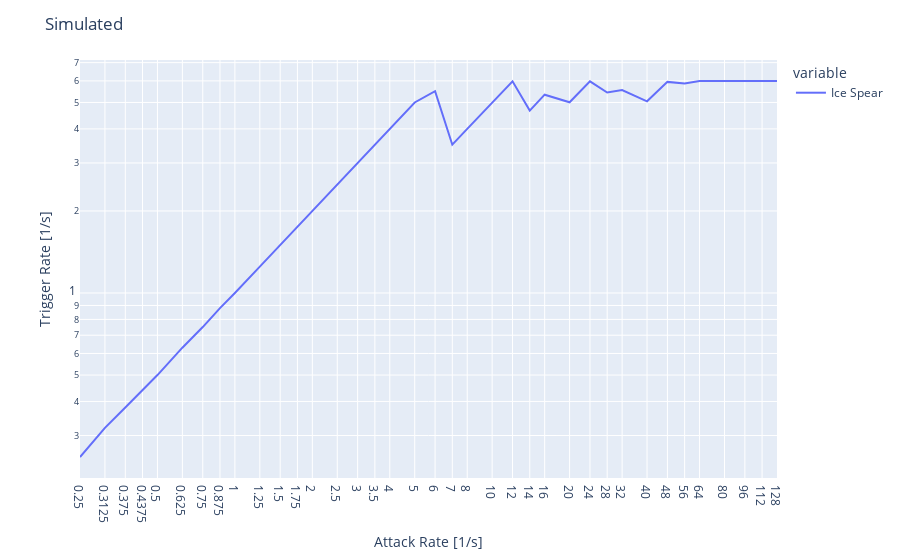
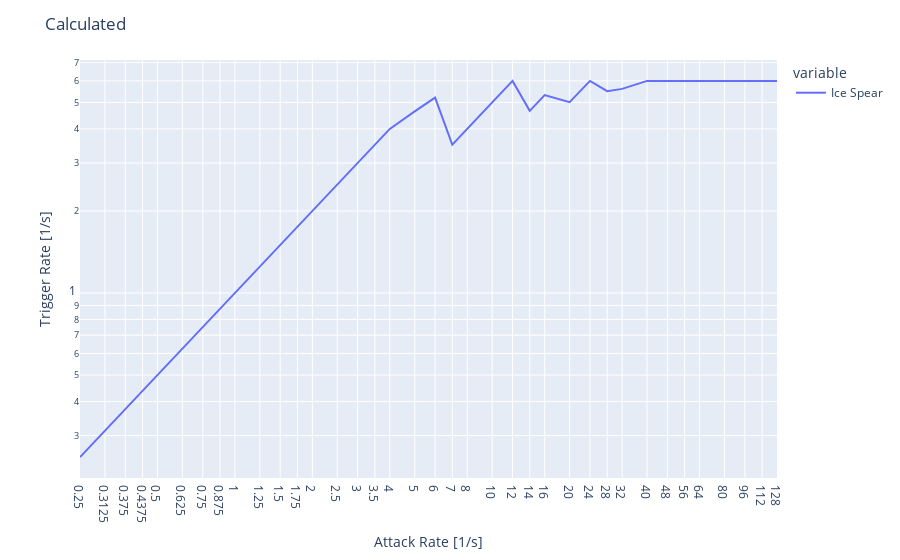
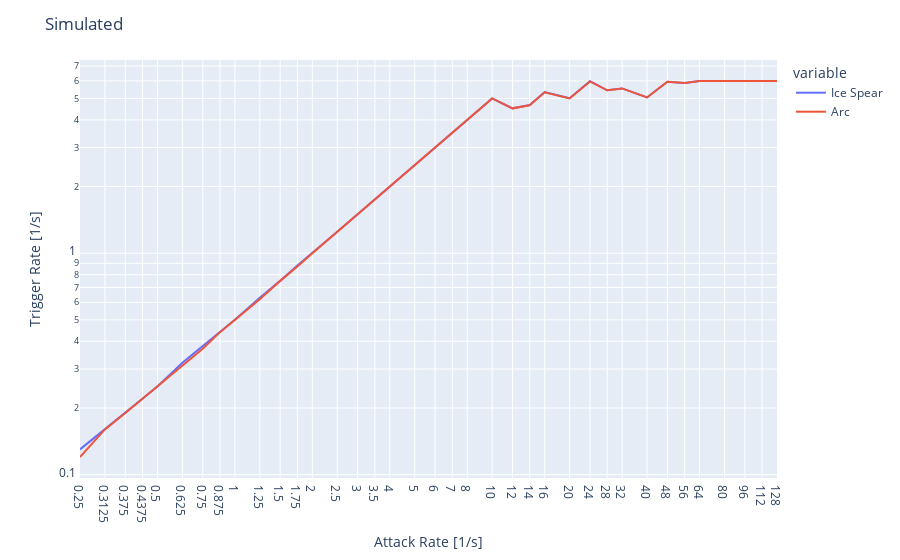
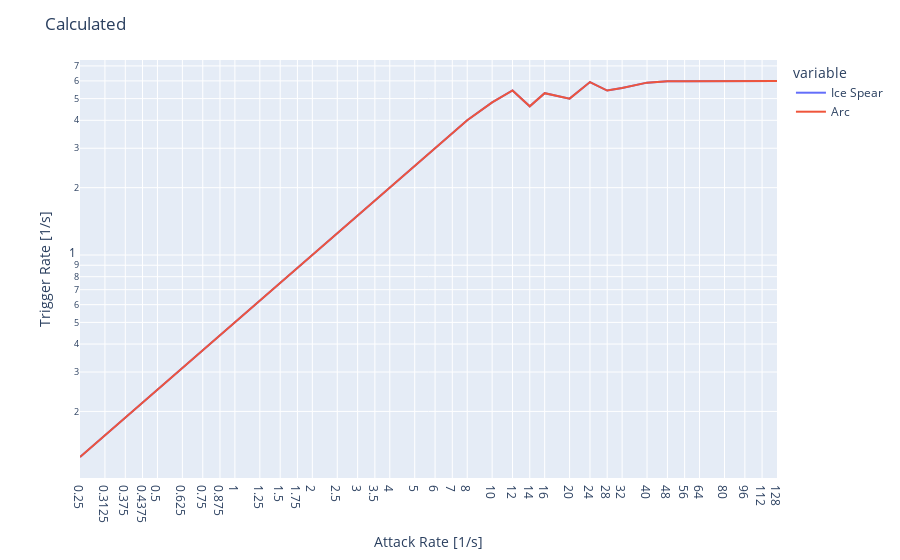

Here is the notebook cell these charts were saved with, in order:
### Code cell
from multiprocessing import Pool
import plotly.express as px
import pandas as pd

from skill_rota_worker import *

def test_variety():
  """ compares a variety of skill sets"""
  skill_sets = [
    [Skill('Ice Spear', 0)],
    [Skill('Ice Spear', 0), Skill('Arc', 0)],
    [Skill('Frost Bomb', 2.5), Skill('Arc', 0)],
    [Skill('Ice Spear', 0), Skill('Frost Bomb', 2.5)],
    [Skill('Frost Bomb', 2.5), Skill('Arc', 0), Skill('Ice Spear', 0)],
  ]
  atk_rates = subsample([.25, .5, 1, 2, 4, 8, 16, 32, 64, 128], depth=2)

  for skills in skill_sets:
    plot_skills(skills, atk_rates)

def test_interesting():
  """ compares interesting parts a skill set """
  skills = [Skill('Ice Spear', 0)]
  atk_rates = subsample([4, 8, 16, 32, 64], depth=6)
  plot_skills(skills, atk_rates)

if __name__ == "__main__":
  pd.options.plotting.backend = "plotly"
  test_variety()
  #test_interesting()

### Figure 1 — Plotly figure (JSON) as saved in the notebook; plotly's stock layout.template omitted (floating-point values rounded to 4 significant figures)
{"data": [{"hovertemplate": "variable=Ice Spear<br>index=%{x}<br>value=%{y}<extra></extra>", "legendgroup": "Ice Spear", "line": {"color": "#636efa", "dash": "solid"}, "marker": {"symbol": "circle"}, "mode": "lines", "name": "Ice Spear", "orientation": "v", "showlegend": true, "type": "scatter", "x": [0.25, 0.3125, 0.375, 0.4375, 0.5, 0.625, 0.75, 0.875, 1, 1.25, 1.5, 1.75, 2, 2.5, 3, 3.5, 4, 5, 6, 7, 8, 10, 12, 14, 16, 20, 24, 28, 32, 40, 48, 56, 64, 80, 96, 112, 128], "xaxis": "x", "y": [0.25, 0.32, 0.38, 0.44, 0.5, 0.63, 0.75, 0.88, 1.0, 1.25, 1.5, 1.75, 2.0, 2.5, 3.0, 3.5, 4.0, 5.0, 5.5, 3.5, 4.0, 5.0, 5.98, 4.67, 5.34, 5.01, 5.98, 5.44, 5.55, 5.05, 5.95, 5.87, 6.0, 6.0, 6.0, 6.0, 6.0], "yaxis": "y"}], "layout": {"legend": {"title": {"text": "variable"}, "tracegroupgap": 0}, "margin": {"t": 60}, "title": {"text": "Simulated"}, "xaxis": {"anchor": "y", "domain": [0, 1], "tickvals": [0.25, 0.3125, 0.375, 0.4375, 0.5, 0.625, 0.75, 0.875, 1, 1.25, 1.5, 1.75, 2, 2.5, 3, 3.5, 4, 5, 6, 7, 8, 10, 12, 14, 16, 20, 24, 28, 32, 40, 48, 56, 64, 80, 96, 112, 128], "title": {"text": "Attack Rate [1/s]"}, "type": "log"}, "yaxis": {"anchor": "x", "domain": [0, 1], "title": {"text": "Trigger Rate [1/s]"}, "type": "log"}}}

### Figure 2 — Plotly figure (JSON) as saved in the notebook; plotly's stock layout.template omitted (floating-point values rounded to 4 significant figures)
{"data": [{"hovertemplate": "variable=Ice Spear<br>index=%{x}<br>value=%{y}<extra></extra>", "legendgroup": "Ice Spear", "line": {"color": "#636efa", "dash": "solid"}, "marker": {"symbol": "circle"}, "mode": "lines", "name": "Ice Spear", "orientation": "v", "showlegend": true, "type": "scatter", "x": [0.25, 0.3125, 0.375, 0.4375, 0.5, 0.625, 0.75, 0.875, 1, 1.25, 1.5, 1.75, 2, 2.5, 3, 3.5, 4, 5, 6, 7, 8, 10, 12, 14, 16, 20, 24, 28, 32, 40, 48, 56, 64, 80, 96, 112, 128], "xaxis": "x", "y": [0.25, 0.3125, 0.375, 0.4375, 0.5, 0.625, 0.75, 0.875, 1, 1.25, 1.5, 1.75, 2, 2.5, 3, 3.5, 4, 4.637, 5.211, 3.498, 4, 4.987, 6, 4.659, 5.323, 5.013, 6, 5.5, 5.609, 6, 6, 6, 6, 6, 6, 6, 6], "yaxis": "y"}], "layout": {"legend": {"title": {"text": "variable"}, "tracegroupgap": 0}, "margin": {"t": 60}, "title": {"text": "Calculated"}, "xaxis": {"anchor": "y", "domain": [0, 1], "tickvals": [0.25, 0.3125, 0.375, 0.4375, 0.5, 0.625, 0.75, 0.875, 1, 1.25, 1.5, 1.75, 2, 2.5, 3, 3.5, 4, 5, 6, 7, 8, 10, 12, 14, 16, 20, 24, 28, 32, 40, 48, 56, 64, 80, 96, 112, 128], "title": {"text": "Attack Rate [1/s]"}, "type": "log"}, "yaxis": {"anchor": "x", "domain": [0, 1], "title": {"text": "Trigger Rate [1/s]"}, "type": "log"}}}

### Figure 3 — Plotly figure (JSON) as saved in the notebook; plotly's stock layout.template omitted (floating-point values rounded to 4 significant figures)
{"data": [{"hovertemplate": "variable=Ice Spear<br>index=%{x}<br>value=%{y}<extra></extra>", "legendgroup": "Ice Spear", "line": {"color": "#636efa", "dash": "solid"}, "marker": {"symbol": "circle"}, "mode": "lines", "name": "Ice Spear", "orientation": "v", "showlegend": true, "type": "scatter", "x": [0.25, 0.3125, 0.375, 0.4375, 0.5, 0.625, 0.75, 0.875, 1, 1.25, 1.5, 1.75, 2, 2.5, 3, 3.5, 4, 5, 6, 7, 8, 10, 12, 14, 16, 20, 24, 28, 32, 40, 48, 56, 64, 80, 96, 112, 128], "xaxis": "x", "y": [0.13, 0.16, 0.19, 0.22, 0.25, 0.32, 0.38, 0.44, 0.5, 0.63, 0.75, 0.88, 1.0, 1.25, 1.5, 1.75, 2.0, 2.5, 3.0, 3.5, 4.0, 5.0, 4.51, 4.67, 5.34, 5.01, 5.98, 5.44, 5.55, 5.05, 5.95, 5.87, 6.0, 6.0, 6.0, 6.0, 6.0], "yaxis": "y"}, {"hovertemplate": "variable=Arc<br>index=%{x}<br>value=%{y}<extra></extra>", "legendgroup": "Arc", "line": {"color": "#EF553B", "dash": "solid"}, "marker": {"symbol": "circle"}, "mode": "lines", "name": "Arc", "orientation": "v", "showlegend": true, "type": "scatter", "x": [0.25, 0.3125, 0.375, 0.4375, 0.5, 0.625, 0.75, 0.875, 1, 1.25, 1.5, 1.75, 2, 2.5, 3, 3.5, 4, 5, 6, 7, 8, 10, 12, 14, 16, 20, 24, 28, 32, 40, 48, 56, 64, 80, 96, 112, 128], "xaxis": "x", "y": [0.12, 0.16, 0.19, 0.22, 0.25, 0.31, 0.37, 0.44, 0.5, 0.62, 0.75, 0.87, 1.0, 1.25, 1.5, 1.75, 2.0, 2.5, 3.0, 3.5, 4.0, 5.0, 4.51, 4.66, 5.33, 5.0, 5.97, 5.44, 5.55, 5.05, 5.95, 5.87, 6.0, 6.0, 6.0, 6.0, 6.0], "yaxis": "y"}], "layout": {"legend": {"title": {"text": "variable"}, "tracegroupgap": 0}, "margin": {"t": 60}, "title": {"text": "Simulated"}, "xaxis": {"anchor": "y", "domain": [0, 1], "tickvals": [0.25, 0.3125, 0.375, 0.4375, 0.5, 0.625, 0.75, 0.875, 1, 1.25, 1.5, 1.75, 2, 2.5, 3, 3.5, 4, 5, 6, 7, 8, 10, 12, 14, 16, 20, 24, 28, 32, 40, 48, 56, 64, 80, 96, 112, 128], "title": {"text": "Attack Rate [1/s]"}, "type": "log"}, "yaxis": {"anchor": "x", "domain": [0, 1], "title": {"text": "Trigger Rate [1/s]"}, "type": "log"}}}

### Figure 4 — Plotly figure (JSON) as saved in the notebook; plotly's stock layout.template omitted (floating-point values rounded to 4 significant figures)
{"data": [{"hovertemplate": "variable=Ice Spear<br>index=%{x}<br>value=%{y}<extra></extra>", "legendgroup": "Ice Spear", "line": {"color": "#636efa", "dash": "solid"}, "marker": {"symbol": "circle"}, "mode": "lines", "name": "Ice Spear", "orientation": "v", "showlegend": true, "type": "scatter", "x": [0.25, 0.3125, 0.375, 0.4375, 0.5, 0.625, 0.75, 0.875, 1, 1.25, 1.5, 1.75, 2, 2.5, 3, 3.5, 4, 5, 6, 7, 8, 10, 12, 14, 16, 20, 24, 28, 32, 40, 48, 56, 64, 80, 96, 112, 128], "xaxis": "x", "y": [0.125, 0.1562, 0.1875, 0.2188, 0.25, 0.3125, 0.375, 0.4375, 0.5, 0.625, 0.75, 0.875, 1, 1.25, 1.5, 1.75, 2, 2.5, 3, 3.5, 4, 4.813, 5.438, 4.62, 5.289, 5.0, 5.929, 5.432, 5.583, 5.894, 5.982, 5.982, 5.982, 5.982, 5.982, 5.982, 6], "yaxis": "y"}, {"hovertemplate": "variable=Arc<br>index=%{x}<br>value=%{y}<extra></extra>", "legendgroup": "Arc", "line": {"color": "#EF553B", "dash": "solid"}, "marker": {"symbol": "circle"}, "mode": "lines", "name": "Arc", "orientation": "v", "showlegend": true, "type": "scatter", "x": [0.25, 0.3125, 0.375, 0.4375, 0.5, 0.625, 0.75, 0.875, 1, 1.25, 1.5, 1.75, 2, 2.5, 3, 3.5, 4, 5, 6, 7, 8, 10, 12, 14, 16, 20, 24, 28, 32, 40, 48, 56, 64, 80, 96, 112, 128], "xaxis": "x", "y": [0.125, 0.1562, 0.1875, 0.2188, 0.25, 0.3125, 0.375, 0.4375, 0.5, 0.625, 0.75, 0.875, 1, 1.25, 1.5, 1.75, 2, 2.5, 3, 3.5, 4, 4.813, 5.438, 4.62, 5.289, 5.0, 5.929, 5.432, 5.583, 5.894, 5.982, 5.982, 5.982, 5.982, 5.982, 5.982, 6], "yaxis": "y"}], "layout": {"legend": {"title": {"text": "variable"}, "tracegroupgap": 0}, "margin": {"t": 60}, "title": {"text": "Calculated"}, "xaxis": {"anchor": "y", "domain": [0, 1], "tickvals": [0.25, 0.3125, 0.375, 0.4375, 0.5, 0.625, 0.75, 0.875, 1, 1.25, 1.5, 1.75, 2, 2.5, 3, 3.5, 4, 5, 6, 7, 8, 10, 12, 14, 16, 20, 24, 28, 32, 40, 48, 56, 64, 80, 96, 112, 128], "title": {"text": "Attack Rate [1/s]"}, "type": "log"}, "yaxis": {"anchor": "x", "domain": [0, 1], "title": {"text": "Trigger Rate [1/s]"}, "type": "log"}}}
